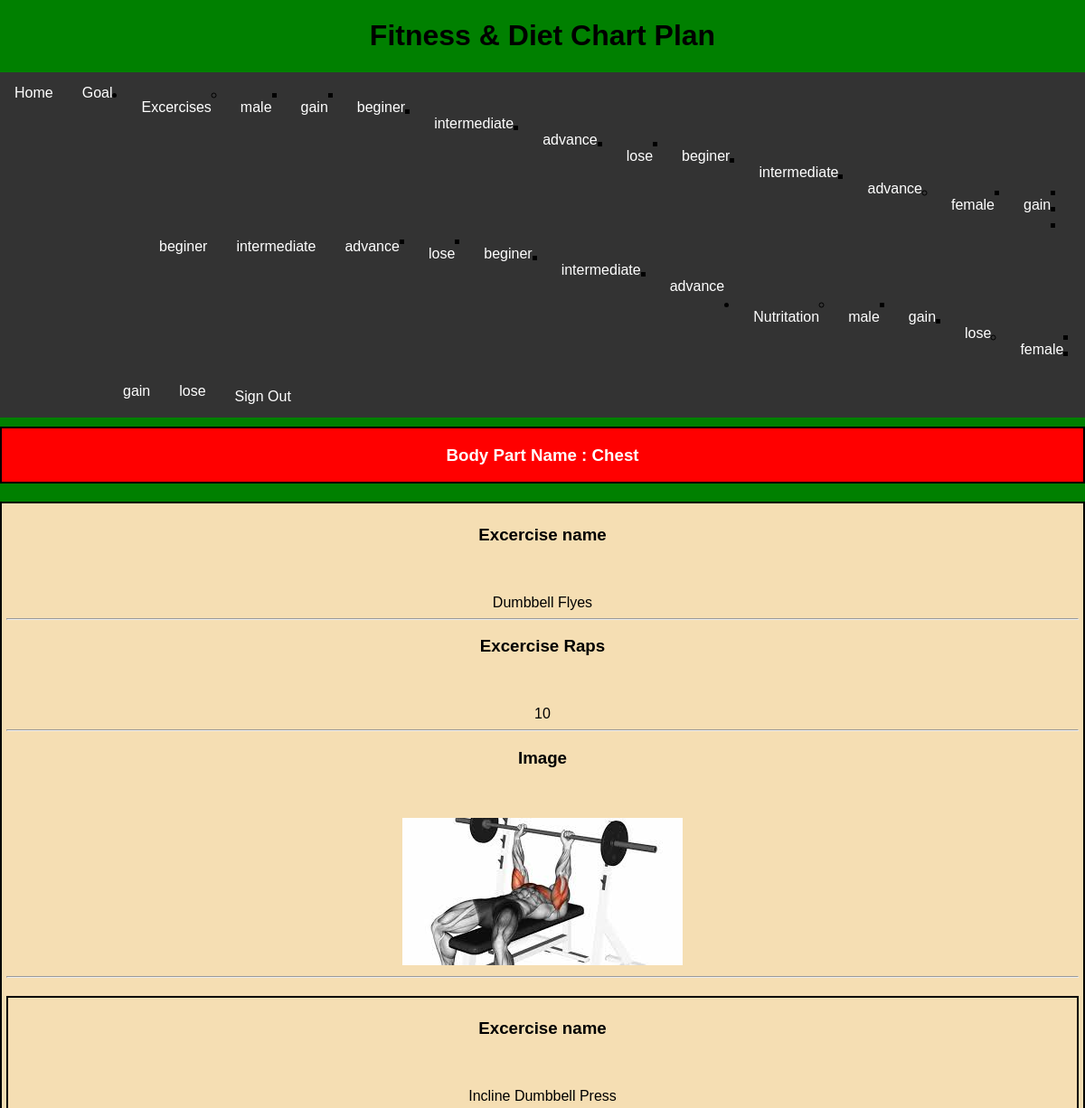
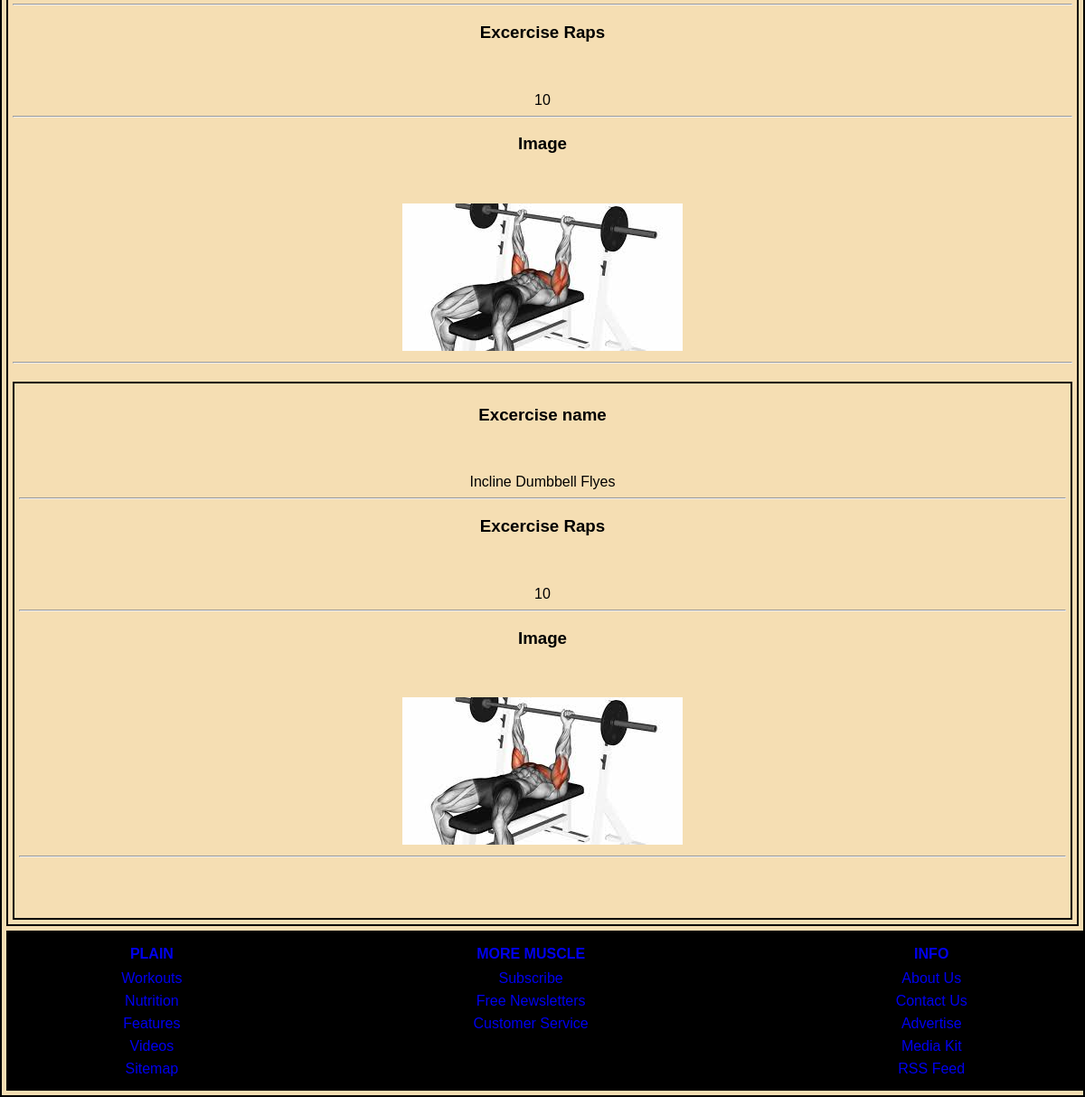
Screenshot of /excercise/male/gain/intermediate/1/ (signed in) with the database file from the repository (2 pictures, top to bottom).
### fitness/models.py (models this page shows, shortened)
class BodyPart(models.Model):
    name = models.CharField(max_length=255)

class BodyPartExcercise(models.Model):
    gender = models.CharField(choices=Gender.options, max_length=20, default=Gender.male)
    fitness_plan = models.CharField(choices=FitnessPlan.options, max_length=20, default=FitnessPlan.lose)
    fitness_level = models.CharField(choices=FitnessLevel.options, max_length=20, default=FitnessLevel.beginer)
    body_part = models.ForeignKey(BodyPart, on_delete=models.CASCADE)
    excercise = models.ForeignKey(Excercise, on_delete=models.CASCADE)
    reps = models.IntegerField(default=0)

class Excercise(models.Model):
    name = models.CharField(max_length=255)
    equipment = models.ForeignKey(Equipment, on_delete=models.CASCADE)
    image = models.ImageField(upload_to='excercises',null=True)

### fitness/views.py (the view)
# urls.py: path('excercise/<gender>/<fitness_plan>/<fitness_level>/<body_part>/',views.get_excercise_detail, name='get_excercise_detail'),
@login_required(login_url='/login/')
def get_excercise_detail(request, gender, fitness_plan, fitness_level, body_part):
    print(gender, fitness_plan, fitness_level)
    body_part = BodyPart.objects.get(pk=body_part)
    excercises = BodyPartExcercise.objects.filter(
        gender=gender,
        fitness_plan=fitness_plan,
        fitness_level=fitness_level,
        body_part=body_part
    )
    return render(request, 'show_excercise_detail.html', {
        'gender': gender,
        'fitness_plan': fitness_plan,
        'fitness_level': fitness_level,
        'body_part': body_part,
        'excercises': excercises,
    })

### fitness/templatetags/load_header.py (called while the page is built)
@register.inclusion_tag('excercise_header.html')
def load_excercises():
    data = {
        'genders' : list(dict(Gender.options).values()),
        'fitness_plans' : list(dict(FitnessPlan.options).values()),
        'fitness_levels' : list(dict(FitnessLevel.options).values()),
    }
    print(data)
    return data

@register.inclusion_tag('diet_header.html')
def load_diet():
    data = {
        'genders' : list(dict(Gender.options).values()),
        'fitness_plans' : list(dict(FitnessPlan.options).values()),
    }
    return data

### fitness/templates/show_excercise_detail.html (shortened to what this page needs)
{% extends 'base.html' %}
{% block body %}
<div class="excercisedisplaymain  ">
    <div class="bodypartname   ">
        <h3>Body Part Name : {{ body_part.name }}</h3>
    </div>
    {% for excercise in excercises %}
    <div class="excercisedisplay">
        <h3>Excercise name</h3> <br><br> {{excercise.excercise.name}}<hr>
         <h3>Excercise Raps</h3> <br><br> {{excercise.reps}}<hr>
         <h3>Image</h3> <br><br> <img src="\media\{{excercise.excercise.image}}"><hr>
    {% endfor %}
    </br></br></br></div>
</div>
{% endblock body %}

### rows the page displays
BodyPart: name "Chest"
BodyPartExcercise: excercise.name "Dumbbell Flyes", reps "10", excercise.image (picture)
BodyPartExcercise: excercise.name "Incline Dumbbell Press", reps "10", excercise.image (picture)
BodyPartExcercise: excercise.name "Incline Dumbbell Flyes", reps "10", excercise.image (picture)

### other values shown
{{ gender }} "male" "female"
{{ fitness_plan }} "gain" "lose" "gain" "lose"
{{ fitness_level }} "beginer" "intermediate" "advance" "beginer" "intermediate" "advance" "beginer" "intermediate" "advance" "beginer" "intermediate" "advance"
